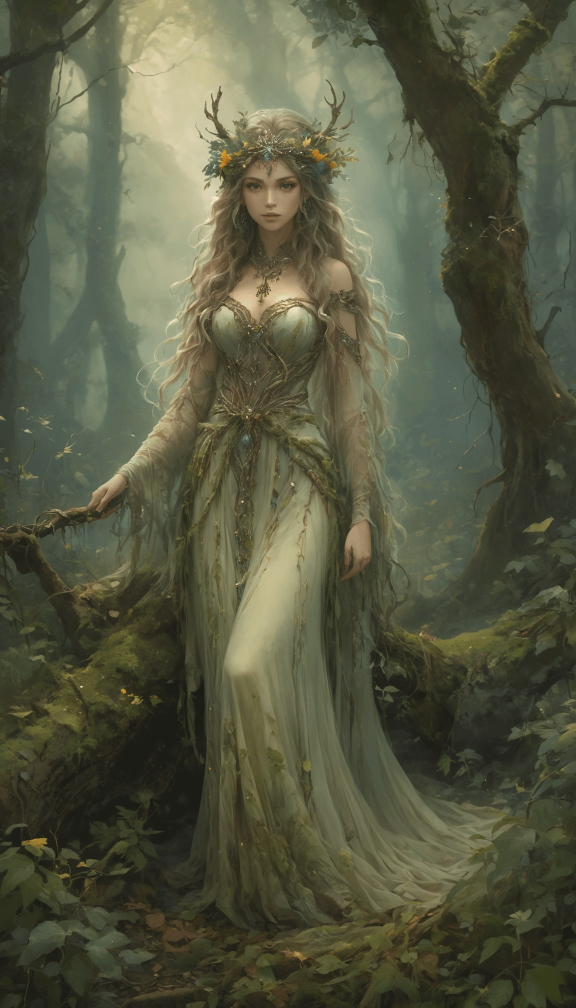
#> input picture temp_ela.jpg, 1152 x 2016 px (shown at 1/2 size)
$ python -i utils.py   (imports and definitions only)   (older library calls are emulated)
#> lines starting #> are read from the running program, lines starting #| are printed output that depends on the picture
#> further down, picture is the input picture: PIL image 1152x2016 RGB; mean R, G, B 86.1, 87.9, 65.4
import numpy as np
import cv2
import PIL.Image
import PIL.ImageChops
from scipy.interpolate import griddata
import os
import threading

# --- Helper Functions ---

def RGB2gray(rgb):
    """Converts RGB image to grayscale using luminance weights."""
    r, g, b = rgb[:,:,0], rgb[:,:,1], rgb[:,:,2]
    gray = 0.2989 * r + 0.5870 * g + 0.1140 * b
    return gray

# --- Error Level Analysis (ELA) ---

def get_ela(img: PIL.Image.Image, quality=90):
    """
    Generates Error Level Analysis.
    Fixed for multi-core processing (threading) and Pillow compatibility.
    """
    thread_id = threading.get_native_id()
    tmp_file = f"temp_ela_{thread_id}.jpg"

    try:
        original = img.convert('RGB')
        # Save at specific quality to create compression artifacts
        original.save(tmp_file, 'JPEG', quality=quality)
        temporary = PIL.Image.open(tmp_file)

        # Calculate digital difference
        ela_im = PIL.ImageChops.difference(original, temporary)

        # Manual Scaling to brighten the heatmap
        extrema = ela_im.getextrema()
        max_diff = max([ex[1] for ex in extrema])
        if max_diff == 0:
            max_diff = 1
        scale = 255.0 / max_diff

        ela_im = ela_im.point(lambda p: p * scale)

        # Convert to numpy and normalize to [0, 1]
        result = np.array(ela_im).astype(np.float32) / 255.0

        # Cleanup temporary files
        temporary.close()
        if os.path.exists(tmp_file):
            os.remove(tmp_file)

        return result

    except Exception as e:
        if os.path.exists(tmp_file):
            os.remove(tmp_file)
        raise e

# --- PRNU (Noise Fingerprint) ---

def get_prnu(img: PIL.Image.Image):
    """
    Alias for noise fingerprinting to maintain compatibility with app.py imports.
    """
    return get_noise_fingerprint(img)

def get_noise_fingerprint(img: PIL.Image.Image):
    """
    Extracts high-frequency noise. Real cameras leave a 'sensor fingerprint'
    (PRNU) that AI-generated images typically lack.
    """
    img_np = np.array(img.convert('L'))
    # Use Laplacian filter to extract high-frequency noise components
    noise = cv2.Laplacian(img_np, cv2.CV_32F)
    # Normalize to [0, 1] range
    noise = (noise - np.min(noise)) / (np.max(noise) - np.min(noise) + 1e-8)
    return noise

# --- Texture Patching Logic ---

def img_to_patches(img: PIL.Image.Image) -> tuple:
    patch_size = 16
    img = img.convert('RGB')
    grayscale_imgs = []
    imgs = []
    coordinates = []
    # Ensure patches fit within image dimensions
    for i in range(0, img.height - patch_size + 1, patch_size):
        for j in range(0, img.width - patch_size + 1, patch_size):
            box = (j, i, j + patch_size, i + patch_size)
            img_color = np.asarray(img.crop(box))
            grayscale_image = cv2.cvtColor(src=img_color, code=cv2.COLOR_RGB2GRAY)
            grayscale_imgs.append(grayscale_image.astype(dtype=np.int32))
            imgs.append(img_color)
            normalized_coord = (i + patch_size // 2, j + patch_size // 2)
            coordinates.append(normalized_coord)
#> after the loop, coordinates = 9072 pairs, first value 8 to 2008, second value 8 to 1144; grayscale_imgs = 9072 items; imgs = 9072 items
    return grayscale_imgs, imgs, coordinates, (img.height, img.width)

def get_pixel_var_degree_for_patch(patch: np.array) -> int:
    """Calculates variation degree based on neighbor differences."""
    l1 = np.sum(np.abs(patch[:, :-1] - patch[:, 1:]))
    l2 = np.sum(np.abs(patch[:-1, :] - patch[1:, :]))
    l3 = np.sum(np.abs(patch[:-1, :-1] - patch[1:, 1:]))
    l4 = np.sum(np.abs(patch[1:, :-1] - patch[:-1, 1:]))
    return l1 + l2 + l3 + l4

def get_rich_poor_patches(img: PIL.Image.Image, coloured=True):
    gray_scale_patches, color_patches, coordinates, img_size = img_to_patches(img)
#> gray_scale_patches = 9072 items; color_patches = 9072 items; img_size = (2016, 1152)
    var_with_patch = []
    for i, patch in enumerate(gray_scale_patches):
        var = get_pixel_var_degree_for_patch(patch)
        target = color_patches[i] if coloured else patch
        var_with_patch.append((var, target, coordinates[i]))
#> this loop made 9072 passes
#> (l1 in get_pixel_var_degree_for_patch, l2 in get_pixel_var_degree_for_patch, l3 in get_pixel_var_degree_for_patch, l4 in get_pixel_var_degree_for_patch, var) on passes 1 to 3: (545, 673, 732, 776, 2726), (421, 269, 439, 488, 1617), (89, 109, 125, 116, 439)
#> after the loop, var_with_patch = 9072 items

    # Sort patches by texture richness
    var_with_patch.sort(reverse=True, key=lambda x: x[0])
    mid_point = len(var_with_patch) // 2
#> mid_point = 4536

    r_patch = [(patch, coor) for var, patch, coor in var_with_patch[:mid_point]]
#> r_patch = 4536 items
    p_patch = [(patch, coor) for var, patch, coor in var_with_patch[mid_point:]]
#> p_patch = 4536 items
    p_patch.reverse() # Poor patches start from least variation
    return r_patch, p_patch, img_size

# --- Spectral Analysis Logic ---

def azimuthalAverage(image, center=None):
    y, x = np.indices(image.shape)
    if not center:
        center = np.array([(x.max() - x.min()) / 2.0, (y.max() - y.min()) / 2.0])
    r = np.hypot(x - center[0], y - center[1])
    ind = np.argsort(r.flat)
    r_sorted = r.flat[ind]
    i_sorted = image.flat[ind]
    r_int = r_sorted.astype(int)
    deltar = r_int[1:] - r_int[:-1]
    rind = np.where(deltar)[0]
    nr = rind[1:] - rind[:-1]
    nr[nr == 0] = 1 # Avoid division by zero
    csim = np.cumsum(i_sorted, dtype=float)
    tbin = csim[rind[1:]] - csim[rind[:-1]]
    radial_prof = tbin / nr
    return radial_prof

def azimuthal_integral(img, epsilon=1e-8, N=256):
    """Calculates 1D radial profile of the 2D Fourier Transform."""
    if len(img.shape) == 3:
        img = RGB2gray(img)
    f = np.fft.fft2(img)
    fshift = np.fft.fftshift(f) + epsilon
    magnitude_spectrum = 20 * np.log(np.abs(fshift))
    psd1D = azimuthalAverage(magnitude_spectrum)

    # Interpolate to standardize feature vector size to N
    points = np.linspace(0, N, num=psd1D.size)
    xi = np.linspace(0, N, num=N)
    interpolated = griddata(points, psd1D, xi, method='cubic')
    interpolated = (interpolated - np.min(interpolated)) / (np.max(interpolated) - np.min(interpolated) + 1e-8)
    return interpolated.astype(np.float32)

def positional_emb(coor, im_size, N):
    img_height, img_width = im_size
    center_y, center_x = coor
    normalized_y = center_y / img_height
    normalized_x = center_x / img_width
    pos_emb = np.zeros(N)
    indices = np.arange(N)
    div_term = 10000 ** (2 * (indices // 2) / N)
    pos_emb[0::2] = np.sin(normalized_y / div_term[0::2]) + np.sin(normalized_x / div_term[0::2])
    pos_emb[1::2] = np.cos(normalized_y / div_term[1::2]) + np.cos(normalized_x / div_term[1::2])
    return pos_emb

# --- Primary Entry Point for preprocess.py and app.py ---

def azi_diff(img: PIL.Image.Image, patch_num=128, N=256):
    """
    Main extraction function. Combines Spectral, ELA, and PRNU features.
    Used for both training and real-time app inference.
    """
    # 1. Texture/Spectral Branches
    r, p, im_size = get_rich_poor_patches(img)
#> r = 4536 items; p = 4536 items; im_size = (2016, 1152)
    r_len, p_len = len(r), len(p)
#> r_len = 4536; p_len = 4536

    patch_emb_r = np.zeros((patch_num, N))
    patch_emb_p = np.zeros((patch_num, N))
    pos_emb_r = np.zeros((patch_num, N))
    pos_emb_p = np.zeros((patch_num, N))

    for idx in range(patch_num):
        if r_len > 0:
            patch_emb_r[idx] = azimuthal_integral(r[idx % r_len][0], N=N)
            pos_emb_r[idx] = positional_emb(r[idx % r_len][1], im_size, N)
        if p_len > 0:
            patch_emb_p[idx] = azimuthal_integral(p[idx % p_len][0], N=N)
            pos_emb_p[idx] = positional_emb(p[idx % p_len][1], im_size, N)
#> this loop made 128 passes
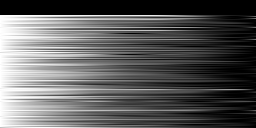
#> patch_emb_p: shape (128, 256) float64; min 0, max 1, mean 0.361
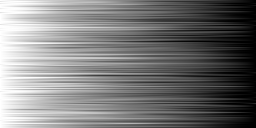
#> patch_emb_r: shape (128, 256) float64; min 0, max 1, mean 0.473
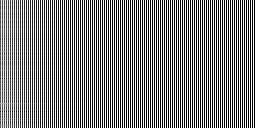
#> pos_emb_r: shape (128, 256) float64; min 1.84e-05, max 2, mean 1.03; drawn with min black and max white

    # 2. Global Visual Branches (ELA + PRNU)
    # Resizing ensures input compatibility with the CNN branches (128x128)
    ela_map = cv2.resize(get_ela(img), (128, 128))
#> in get_ela, `ela_im = ela_im.point(lambda p: p * scale)`:
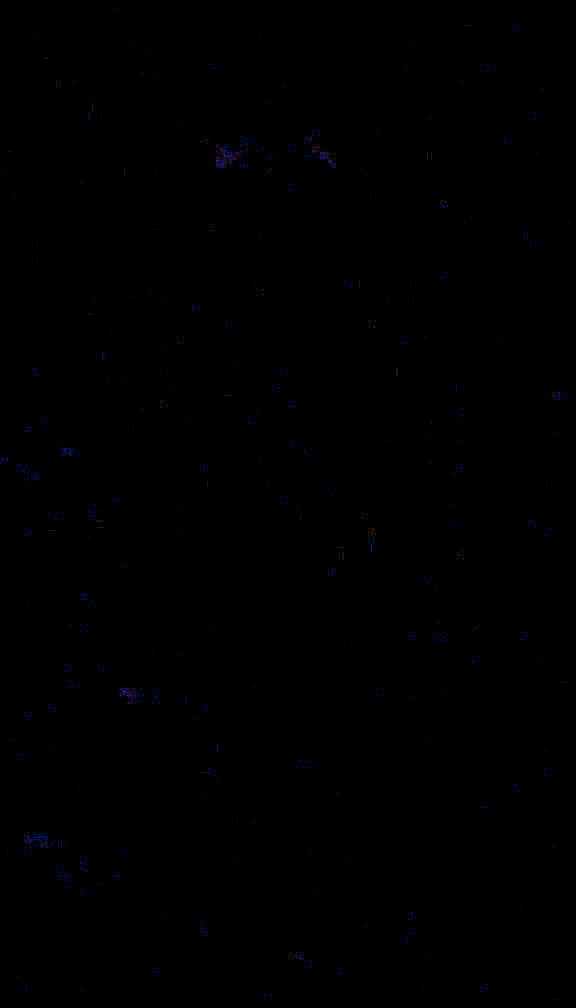
#> ela_im: PIL image 1152x2016 RGB (shown at 1/2 size); mean R, G, B 0.1, 0.1, 0.4
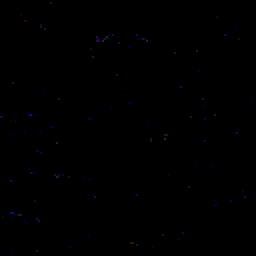
#> ela_map: shape (128, 128, 3) float32 (shown 2 times larger); mean R, G, B 0.000384, 0.000421, 0.00147

    # Handle multi-channel vs single channel for PRNU
    noise_raw = get_noise_fingerprint(img)
#> in get_noise_fingerprint, `noise = cv2.Laplacian(img_np, cv2.CV_32F)`:
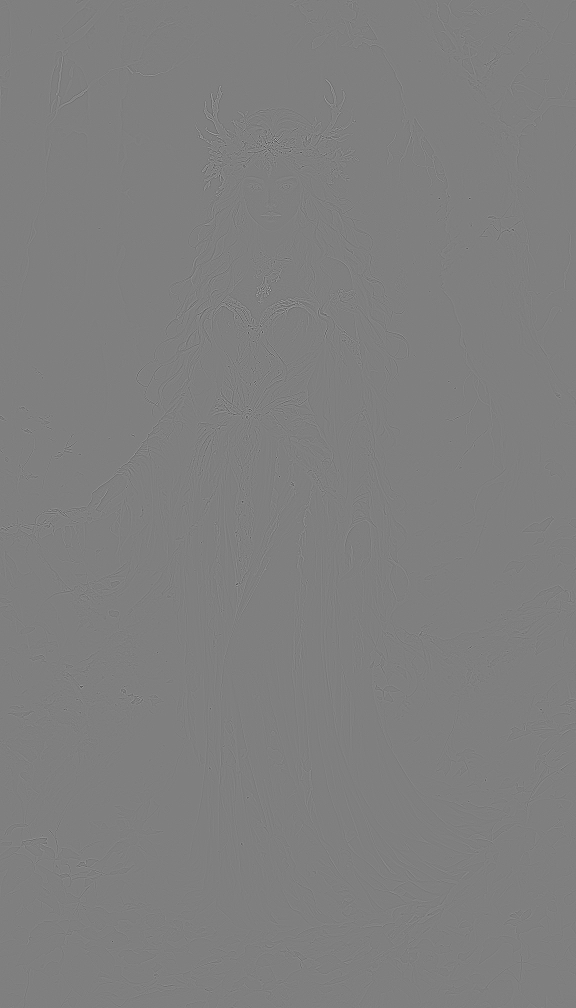
#> noise: shape (2016, 1152) float32 (shown at 1/2 size); min -268, max 268, mean 0; drawn with min black and max white
    noise_map = cv2.resize(noise_raw, (128, 128))
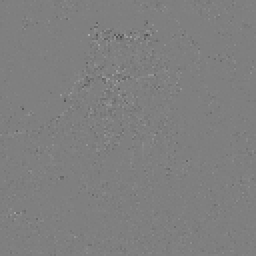
#> noise_map: shape (128, 128) float32 (shown 2 times larger); min 0.3, max 0.667, mean 0.5

    return {
        "total_emb": [patch_emb_r + pos_emb_r / 5, patch_emb_p + pos_emb_p / 5],
        "ela": ela_map,
        "noise": noise_map,
        "image_size": im_size
    }

>>> from PIL import Image
>>> picture = Image.open('temp_ela.jpg')
>>> result = azi_diff(picture)
